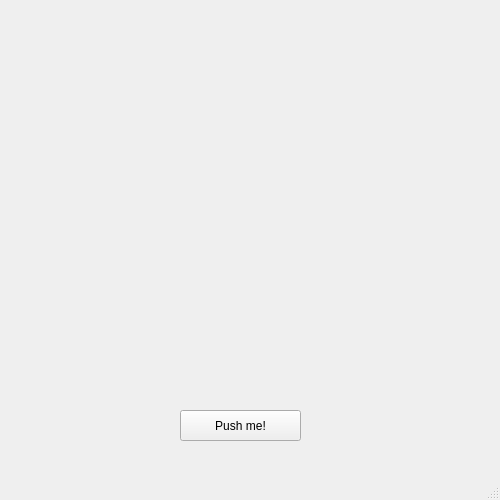
<?xml version="1.0" encoding="UTF-8"?>
<ui version="4.0">
 <class>MainWindow</class>
 <widget class="QMainWindow" name="MainWindow">
  <property name="geometry">
   <rect>
    <x>0</x>
    <y>0</y>
    <width>500</width>
    <height>500</height>
   </rect>
  </property>
  <property name="windowTitle">
   <string>MainWindow</string>
  </property>
  <widget class="QWidget" name="centralwidget">
   <widget class="QPushButton" name="pushButton">
    <property name="geometry">
     <rect>
      <x>180</x>
      <y>410</y>
      <width>121</width>
      <height>31</height>
     </rect>
    </property>
    <property name="text">
     <string>Push me!</string>
    </property>
   </widget>
  </widget>
  <widget class="QMenuBar" name="menubar">
   <property name="geometry">
    <rect>
     <x>0</x>
     <y>0</y>
     <width>500</width>
     <height>26</height>
    </rect>
   </property>
  </widget>
  <widget class="QStatusBar" name="statusbar"/>
 </widget>
 <resources/>
 <connections/>
</ui>
